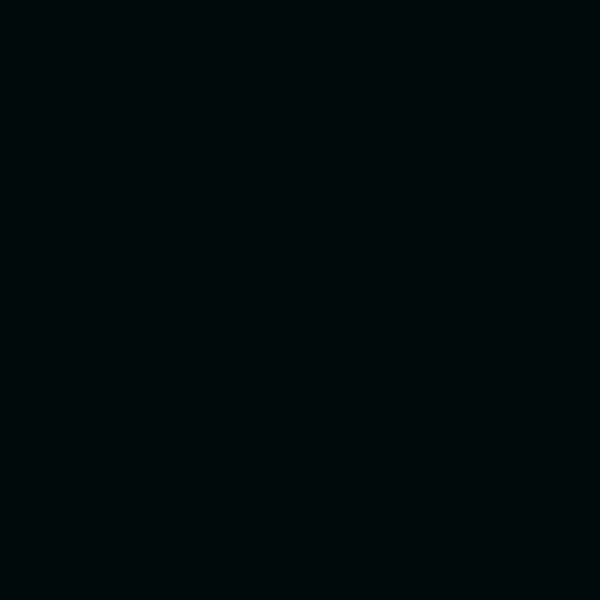
Frame 1 (no input)
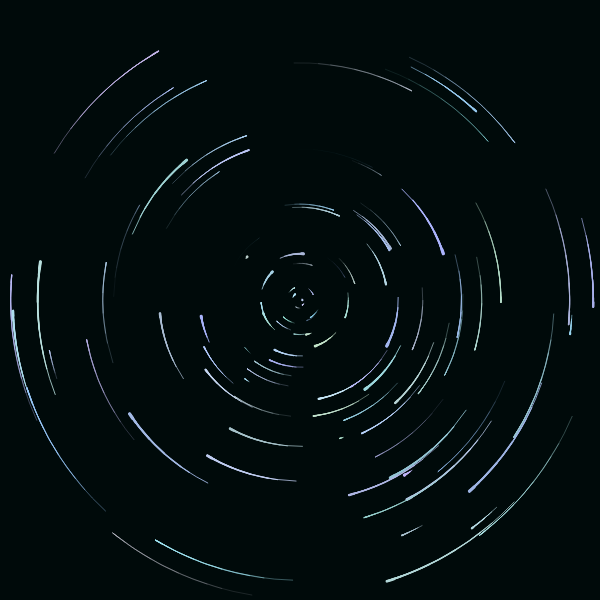
Frame 60 (no input)
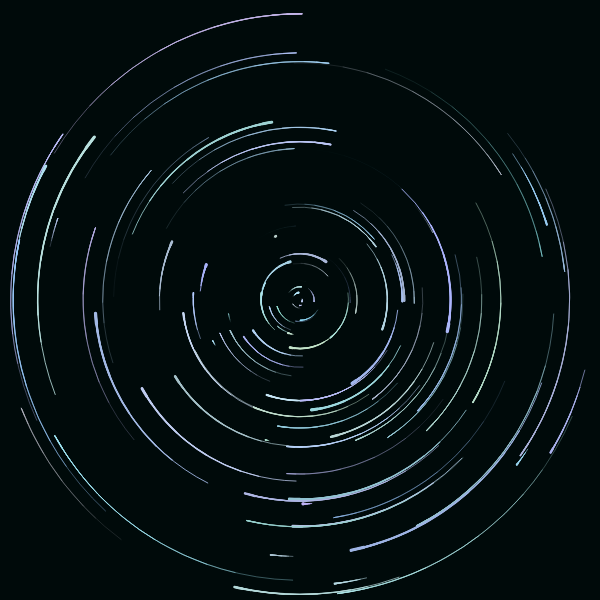
Frame 120 (the mouse pressed at the canvas centre since frame 60)

The p5.js sketch that drew these frames (run headless with seeded random() and noise() and a simulated clock; from frame 60 on, the mouse is pressed at the canvas centre):

// p5.js sketch
// ── sketch.js
var stars;

function setup() {
    createCanvas(600, 600);
    angleMode(DEGREES);
    smooth();
    stars = [];

    for (let i = 0; i < 100; i++) {
        let r = 200 + (Math.random() * 55) - 55;
        let g = 230 + (Math.random() * 55) - 55;
        let b = 255 + (Math.random() * 55) - 55;
        let x = width / 2;
        let y = height / 2;
        let startA = Math.random() * 360;
        let radius = Math.random() * width;
        let mass = Math.random() * 3.0;
        let maxTrailA = Math.random() * 200;
        stars.push(new Star(x, y, radius, startA, startA, maxTrailA, mass, r, g, b));
    }
}

function draw() {
    background(0, 10, 10);
    noFill();

    for (let i = 0; i < stars.length; i++) {
        let currentA = drawTrails(stars[i].initX, stars[i].initY, stars[i].radius,
            stars[i].startA, stars[i].endA, stars[i].mass, stars[i].r, stars[i].g, stars[i].b);

        if (currentA > stars[i].maxTrailA) {
            stars[i].startA += 0.5;
        }
        stars[i].endA += 0.5;
    }

}

function drawTrails(initX, initY, radius, startA, endA, mass, r, g, b) {

    stroke(r, g, b);

    let returnVal = Math.abs(endA - startA);
    strokeWeight(0.3 * mass);
    arc(initX, initY, radius, radius, startA, endA);

    strokeWeight(0.4 * mass);
    arc(initX, initY, radius, radius, startA + returnVal * .2, endA);

    strokeWeight(0.5 * mass);
    arc(initX, initY, radius, radius, startA + returnVal * .3, endA);

    strokeWeight(0.6 * mass);
    arc(initX, initY, radius, radius, startA + returnVal * .5, endA);

    strokeWeight(0.7 * mass);
    arc(initX, initY, radius, radius, startA + returnVal * .7, endA);

    strokeWeight(0.8 * mass);
    arc(initX, initY, radius, radius, startA + returnVal * .9, endA);

    strokeWeight(1.1 * mass);
    arc(initX, initY, radius, radius, startA + returnVal * .95, endA);
    return returnVal;
}

function Star(initX, initY, radius, startA, endA, maxTrailA, mass, r, g, b) {
    this.initX = initX;
    this.initY = initY;
    this.radius = radius;
    this.startA = startA;
    this.endA = endA;
    this.maxTrailA = maxTrailA;
    this.mass = mass
    this.r = r;
    this.g = g;
    this.b = b;
}
